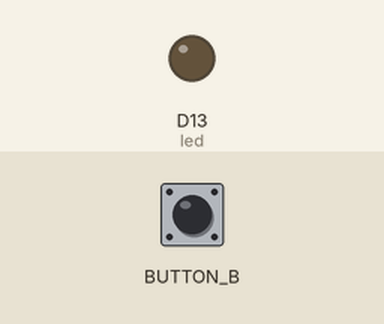
This program was run on a simulated Circuit Playground running CircuitPython. Shown: output pins drawn as LEDs (lit = HIGH). The inputs (shaded band) are chosen by the test bench.

Above: at 1.2 s.
1.3 s: button B pressed for 0.15 s
At 1.37 s:
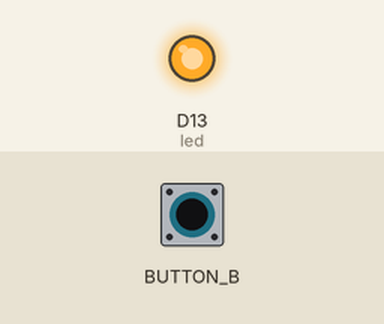
2.9 s: button B pressed for 3.2 s
At 6.8 s:
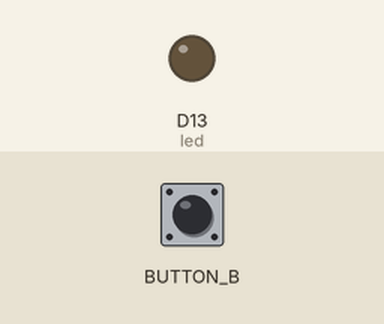
Timing chart, 0 to 8.3 s (numbered marks = the images above; inputs shaded):
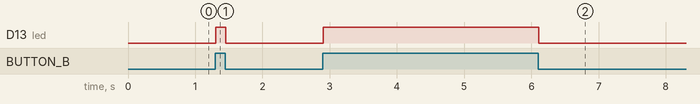

The program:

code.py
```python
# CircuitPlaygroundExpress_DigitalIO

import time

import board
from digitalio import DigitalInOut, Direction, Pull

led = DigitalInOut(board.D13)
led.direction = Direction.OUTPUT

button = DigitalInOut(board.BUTTON_B)
button.direction = Direction.INPUT
button.pull = Pull.DOWN

while True:
    if button.value:  # button is pushed
        led.value = True
    else:
        led.value = False

    time.sleep(0.01)
```

Measured:
- after the input at 1.3 s, D13 (led): LOW → HIGH at once, → LOW 0.15 s later
- after the input at 2.9 s, D13 (led): LOW → HIGH at once, → LOW 3.2 s later
